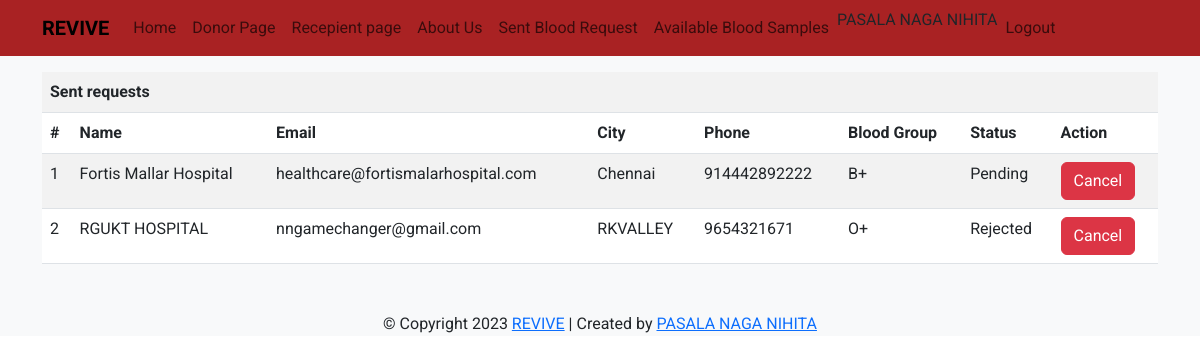
/sentrequest.php (signed in), run on the app's committed database.
### tables this page shows
CREATE TABLE `bloodrequest` (
  `reqid` int(11) NOT NULL,
  `hid` int(11) NOT NULL,
  `rid` int(11) NOT NULL,
  `bg` varchar(11) NOT NULL,
  `status` varchar(100) NOT NULL DEFAULT 'Pending'
);

CREATE TABLE `hospitals` (
  `id` int(11) NOT NULL,
  `hname` varchar(100) NOT NULL,
  `hemail` varchar(100) NOT NULL,
  `hpassword` varchar(100) NOT NULL,
  `hphone` varchar(100) NOT NULL,
  `hcity` varchar(100) NOT NULL
);

### sentrequest.php (the view, shortened to what this page needs)
<?php
require 'file/connection.php';
  if(!isset($_SESSION['rid']))
  {
  header('location:login.php');
  }
  else {
    $rid = $_SESSION['rid'];
    $sql = "select bloodrequest.*, hospitals.* from bloodrequest, hospitals where rid='$rid' && bloodrequest.hid=hospitals.id";
    $result = mysqli_query($conn, $sql);
?>
<!DOCTYPE html>
<html>
<?php require 'head.php'; ?>
<body>
	<?php require 'header.php'; ?>
	<div class="container cont">
		<?php require 'message.php'; ?>
	<table class="table table-responsive table-striped rounded mb-5">
		<tr><th colspan="8" class="title">Sent requests</th></tr>
		<tr>
			<th>#</th>
			<th>Name</th>
			<th>Email</th>
			<th>City</th>
			<th>Phone</th>
			<th>Blood Group</th>
			<th>Status</th>
			<th>Action</th>
		</tr>
		<?php while($row = mysqli_fetch_array($result)) { ?>
		<tr>
			<td><?php echo ++$counter;?></td>
			<td><?php echo $row['hname'];?></td>
			<td><?php echo $row['hemail'];?></td>
			<td><?php echo $row['hcity'];?></td>
			<td><?php echo $row['hphone'];?></td>
			<td><?php echo $row['bg'];?></td>
			<td><?php echo $row['status'];?></td>
			<td><?php if($row['status'] == 'Accepted'){ ?>
			<?php }
			else{ ?>
				<a href="file/cancel.php?reqid=<?php echo $row['reqid'];?>" class="btn btn-danger">Cancel</a>
			<?php } ?>
			</td>
		</tr>
		<?php } ?>
	</table>
</div>
    <?php require 'footer.php'; ?>
</body>
</html>
<?php } ?>

### data on the page
bloodrequest: hospitals.hname "Fortis Mallar Hospital", hospitals.hemail "healthcare@fortismalarhospital.com", hospitals.hcity "Chennai", hospitals.hphone "914442892222", bg "B+", status "Pending"
bloodrequest: hospitals.hname "RGUKT HOSPITAL", hospitals.hemail "nngamechanger@gmail.com", hospitals.hcity "RKVALLEY", hospitals.hphone "9654321671", bg "O+", status "Rejected"

### other printed values
$_SESSION['rname'] "PASALA NAGA NIHITA"
